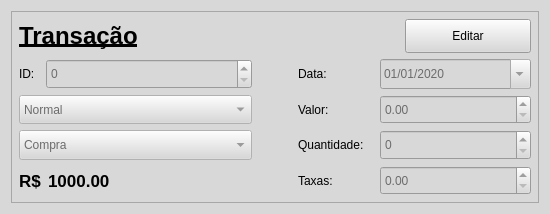
<?xml version="1.0" encoding="UTF-8"?>
<ui version="4.0">
 <class>Transaction</class>
 <widget class="QWidget" name="Transaction">
  <property name="geometry">
   <rect>
    <x>0</x>
    <y>0</y>
    <width>550</width>
    <height>214</height>
   </rect>
  </property>
  <property name="sizePolicy">
   <sizepolicy hsizetype="Preferred" vsizetype="Preferred">
    <horstretch>0</horstretch>
    <verstretch>0</verstretch>
   </sizepolicy>
  </property>
  <property name="minimumSize">
   <size>
    <width>0</width>
    <height>0</height>
   </size>
  </property>
  <property name="maximumSize">
   <size>
    <width>16777215</width>
    <height>16777215</height>
   </size>
  </property>
  <property name="palette">
   <palette>
    <active>
     <colorrole role="WindowText">
      <brush brushstyle="SolidPattern">
       <color alpha="255">
        <red>0</red>
        <green>0</green>
        <blue>0</blue>
       </color>
      </brush>
     </colorrole>
     <colorrole role="Button">
      <brush brushstyle="SolidPattern">
       <color alpha="255">
        <red>216</red>
        <green>216</green>
        <blue>216</blue>
       </color>
      </brush>
     </colorrole>
     <colorrole role="Light">
      <brush brushstyle="SolidPattern">
       <color alpha="255">
        <red>255</red>
        <green>255</green>
        <blue>255</blue>
       </color>
      </brush>
     </colorrole>
     <colorrole role="Midlight">
      <brush brushstyle="SolidPattern">
       <color alpha="255">
        <red>235</red>
        <green>235</green>
        <blue>235</blue>
       </color>
      </brush>
     </colorrole>
     <colorrole role="Dark">
      <brush brushstyle="SolidPattern">
       <color alpha="255">
        <red>108</red>
        <green>108</green>
        <blue>108</blue>
       </color>
      </brush>
     </colorrole>
     <colorrole role="Mid">
      <brush brushstyle="SolidPattern">
       <color alpha="255">
        <red>144</red>
        <green>144</green>
        <blue>144</blue>
       </color>
      </brush>
     </colorrole>
     <colorrole role="Text">
      <brush brushstyle="SolidPattern">
       <color alpha="255">
        <red>0</red>
        <green>0</green>
        <blue>0</blue>
       </color>
      </brush>
     </colorrole>
     <colorrole role="BrightText">
      <brush brushstyle="SolidPattern">
       <color alpha="255">
        <red>255</red>
        <green>255</green>
        <blue>255</blue>
       </color>
      </brush>
     </colorrole>
     <colorrole role="ButtonText">
      <brush brushstyle="SolidPattern">
       <color alpha="255">
        <red>0</red>
        <green>0</green>
        <blue>0</blue>
       </color>
      </brush>
     </colorrole>
     <colorrole role="Base">
      <brush brushstyle="SolidPattern">
       <color alpha="255">
        <red>255</red>
        <green>255</green>
        <blue>255</blue>
       </color>
      </brush>
     </colorrole>
     <colorrole role="Window">
      <brush brushstyle="SolidPattern">
       <color alpha="255">
        <red>216</red>
        <green>216</green>
        <blue>216</blue>
       </color>
      </brush>
     </colorrole>
     <colorrole role="Shadow">
      <brush brushstyle="SolidPattern">
       <color alpha="255">
        <red>0</red>
        <green>0</green>
        <blue>0</blue>
       </color>
      </brush>
     </colorrole>
     <colorrole role="AlternateBase">
      <brush brushstyle="SolidPattern">
       <color alpha="255">
        <red>235</red>
        <green>235</green>
        <blue>235</blue>
       </color>
      </brush>
     </colorrole>
     <colorrole role="ToolTipBase">
      <brush brushstyle="SolidPattern">
       <color alpha="255">
        <red>255</red>
        <green>255</green>
        <blue>220</blue>
       </color>
      </brush>
     </colorrole>
     <colorrole role="ToolTipText">
      <brush brushstyle="SolidPattern">
       <color alpha="255">
        <red>0</red>
        <green>0</green>
        <blue>0</blue>
       </color>
      </brush>
     </colorrole>
     <colorrole role="PlaceholderText">
      <brush brushstyle="SolidPattern">
       <color alpha="128">
        <red>0</red>
        <green>0</green>
        <blue>0</blue>
       </color>
      </brush>
     </colorrole>
    </active>
    <inactive>
     <colorrole role="WindowText">
      <brush brushstyle="SolidPattern">
       <color alpha="255">
        <red>0</red>
        <green>0</green>
        <blue>0</blue>
       </color>
      </brush>
     </colorrole>
     <colorrole role="Button">
      <brush brushstyle="SolidPattern">
       <color alpha="255">
        <red>216</red>
        <green>216</green>
        <blue>216</blue>
       </color>
      </brush>
     </colorrole>
     <colorrole role="Light">
      <brush brushstyle="SolidPattern">
       <color alpha="255">
        <red>255</red>
        <green>255</green>
        <blue>255</blue>
       </color>
      </brush>
     </colorrole>
     <colorrole role="Midlight">
      <brush brushstyle="SolidPattern">
       <color alpha="255">
        <red>235</red>
        <green>235</green>
        <blue>235</blue>
       </color>
      </brush>
     </colorrole>
     <colorrole role="Dark">
      <brush brushstyle="SolidPattern">
       <color alpha="255">
        <red>108</red>
        <green>108</green>
        <blue>108</blue>
       </color>
      </brush>
     </colorrole>
     <colorrole role="Mid">
      <brush brushstyle="SolidPattern">
       <color alpha="255">
        <red>144</red>
        <green>144</green>
        <blue>144</blue>
       </color>
      </brush>
     </colorrole>
     <colorrole role="Text">
      <brush brushstyle="SolidPattern">
       <color alpha="255">
        <red>0</red>
        <green>0</green>
        <blue>0</blue>
       </color>
      </brush>
     </colorrole>
     <colorrole role="BrightText">
      <brush brushstyle="SolidPattern">
       <color alpha="255">
        <red>255</red>
        <green>255</green>
        <blue>255</blue>
       </color>
      </brush>
     </colorrole>
     <colorrole role="ButtonText">
      <brush brushstyle="SolidPattern">
       <color alpha="255">
        <red>0</red>
        <green>0</green>
        <blue>0</blue>
       </color>
      </brush>
     </colorrole>
     <colorrole role="Base">
      <brush brushstyle="SolidPattern">
       <color alpha="255">
        <red>255</red>
        <green>255</green>
        <blue>255</blue>
       </color>
      </brush>
     </colorrole>
     <colorrole role="Window">
      <brush brushstyle="SolidPattern">
       <color alpha="255">
        <red>216</red>
        <green>216</green>
        <blue>216</blue>
       </color>
      </brush>
     </colorrole>
     <colorrole role="Shadow">
      <brush brushstyle="SolidPattern">
       <color alpha="255">
        <red>0</red>
        <green>0</green>
        <blue>0</blue>
       </color>
      </brush>
     </colorrole>
     <colorrole role="AlternateBase">
      <brush brushstyle="SolidPattern">
       <color alpha="255">
        <red>235</red>
        <green>235</green>
        <blue>235</blue>
       </color>
      </brush>
     </colorrole>
     <colorrole role="ToolTipBase">
      <brush brushstyle="SolidPattern">
       <color alpha="255">
        <red>255</red>
        <green>255</green>
        <blue>220</blue>
       </color>
      </brush>
     </colorrole>
     <colorrole role="ToolTipText">
      <brush brushstyle="SolidPattern">
       <color alpha="255">
        <red>0</red>
        <green>0</green>
        <blue>0</blue>
       </color>
      </brush>
     </colorrole>
     <colorrole role="PlaceholderText">
      <brush brushstyle="SolidPattern">
       <color alpha="128">
        <red>0</red>
        <green>0</green>
        <blue>0</blue>
       </color>
      </brush>
     </colorrole>
    </inactive>
    <disabled>
     <colorrole role="WindowText">
      <brush brushstyle="SolidPattern">
       <color alpha="255">
        <red>108</red>
        <green>108</green>
        <blue>108</blue>
       </color>
      </brush>
     </colorrole>
     <colorrole role="Button">
      <brush brushstyle="SolidPattern">
       <color alpha="255">
        <red>216</red>
        <green>216</green>
        <blue>216</blue>
       </color>
      </brush>
     </colorrole>
     <colorrole role="Light">
      <brush brushstyle="SolidPattern">
       <color alpha="255">
        <red>255</red>
        <green>255</green>
        <blue>255</blue>
       </color>
      </brush>
     </colorrole>
     <colorrole role="Midlight">
      <brush brushstyle="SolidPattern">
       <color alpha="255">
        <red>235</red>
        <green>235</green>
        <blue>235</blue>
       </color>
      </brush>
     </colorrole>
     <colorrole role="Dark">
      <brush brushstyle="SolidPattern">
       <color alpha="255">
        <red>108</red>
        <green>108</green>
        <blue>108</blue>
       </color>
      </brush>
     </colorrole>
     <colorrole role="Mid">
      <brush brushstyle="SolidPattern">
       <color alpha="255">
        <red>144</red>
        <green>144</green>
        <blue>144</blue>
       </color>
      </brush>
     </colorrole>
     <colorrole role="Text">
      <brush brushstyle="SolidPattern">
       <color alpha="255">
        <red>108</red>
        <green>108</green>
        <blue>108</blue>
       </color>
      </brush>
     </colorrole>
     <colorrole role="BrightText">
      <brush brushstyle="SolidPattern">
       <color alpha="255">
        <red>255</red>
        <green>255</green>
        <blue>255</blue>
       </color>
      </brush>
     </colorrole>
     <colorrole role="ButtonText">
      <brush brushstyle="SolidPattern">
       <color alpha="255">
        <red>108</red>
        <green>108</green>
        <blue>108</blue>
       </color>
      </brush>
     </colorrole>
     <colorrole role="Base">
      <brush brushstyle="SolidPattern">
       <color alpha="255">
        <red>216</red>
        <green>216</green>
        <blue>216</blue>
       </color>
      </brush>
     </colorrole>
     <colorrole role="Window">
      <brush brushstyle="SolidPattern">
       <color alpha="255">
        <red>216</red>
        <green>216</green>
        <blue>216</blue>
       </color>
      </brush>
     </colorrole>
     <colorrole role="Shadow">
      <brush brushstyle="SolidPattern">
       <color alpha="255">
        <red>0</red>
        <green>0</green>
        <blue>0</blue>
       </color>
      </brush>
     </colorrole>
     <colorrole role="AlternateBase">
      <brush brushstyle="SolidPattern">
       <color alpha="255">
        <red>216</red>
        <green>216</green>
        <blue>216</blue>
       </color>
      </brush>
     </colorrole>
     <colorrole role="ToolTipBase">
      <brush brushstyle="SolidPattern">
       <color alpha="255">
        <red>255</red>
        <green>255</green>
        <blue>220</blue>
       </color>
      </brush>
     </colorrole>
     <colorrole role="ToolTipText">
      <brush brushstyle="SolidPattern">
       <color alpha="255">
        <red>0</red>
        <green>0</green>
        <blue>0</blue>
       </color>
      </brush>
     </colorrole>
     <colorrole role="PlaceholderText">
      <brush brushstyle="SolidPattern">
       <color alpha="128">
        <red>0</red>
        <green>0</green>
        <blue>0</blue>
       </color>
      </brush>
     </colorrole>
    </disabled>
   </palette>
  </property>
  <property name="focusPolicy">
   <enum>Qt::NoFocus</enum>
  </property>
  <property name="windowTitle">
   <string>Gerador de Darf</string>
  </property>
  <layout class="QVBoxLayout" name="verticalLayout_2">
   <item>
    <widget class="QFrame" name="transactionMainFrame">
     <property name="frameShape">
      <enum>QFrame::StyledPanel</enum>
     </property>
     <property name="frameShadow">
      <enum>QFrame::Raised</enum>
     </property>
     <layout class="QVBoxLayout" name="transactionMainFrameLayout" stretch="2,8">
      <property name="leftMargin">
       <number>7</number>
      </property>
      <property name="topMargin">
       <number>7</number>
      </property>
      <property name="rightMargin">
       <number>7</number>
      </property>
      <property name="bottomMargin">
       <number>7</number>
      </property>
      <item>
       <layout class="QHBoxLayout" name="transactionEditLayout" stretch="3,1">
        <property name="spacing">
         <number>6</number>
        </property>
        <item>
         <widget class="QLabel" name="transactionLabel">
          <property name="font">
           <font>
            <pointsize>18</pointsize>
            <weight>75</weight>
            <bold>true</bold>
            <underline>true</underline>
           </font>
          </property>
          <property name="text">
           <string>Transação</string>
          </property>
         </widget>
        </item>
        <item>
         <widget class="QPushButton" name="editButton">
          <property name="sizePolicy">
           <sizepolicy hsizetype="Preferred" vsizetype="Preferred">
            <horstretch>0</horstretch>
            <verstretch>0</verstretch>
           </sizepolicy>
          </property>
          <property name="text">
           <string>Editar</string>
          </property>
          <property name="checkable">
           <bool>false</bool>
          </property>
          <property name="flat">
           <bool>false</bool>
          </property>
         </widget>
        </item>
       </layout>
      </item>
      <item>
       <layout class="QHBoxLayout" name="transactionPropertiesLayout" stretch="0,0,0">
        <property name="spacing">
         <number>6</number>
        </property>
        <item>
         <layout class="QVBoxLayout" name="idNameCategoryTotalLayout" stretch="0,0,0,0">
          <item>
           <layout class="QHBoxLayout" name="idLayout" stretch="1,10">
            <item>
             <widget class="QLabel" name="idLabel">
              <property name="text">
               <string>ID:</string>
              </property>
              <property name="alignment">
               <set>Qt::AlignLeading|Qt::AlignLeft|Qt::AlignVCenter</set>
              </property>
             </widget>
            </item>
            <item>
             <widget class="QSpinBox" name="idInput">
              <property name="enabled">
               <bool>false</bool>
              </property>
              <property name="sizePolicy">
               <sizepolicy hsizetype="Preferred" vsizetype="Preferred">
                <horstretch>0</horstretch>
                <verstretch>0</verstretch>
               </sizepolicy>
              </property>
              <property name="maximum">
               <number>999999999</number>
              </property>
             </widget>
            </item>
           </layout>
          </item>
          <item>
           <widget class="QComboBox" name="categoryInput">
            <property name="enabled">
             <bool>false</bool>
            </property>
            <property name="sizePolicy">
             <sizepolicy hsizetype="Preferred" vsizetype="Preferred">
              <horstretch>0</horstretch>
              <verstretch>0</verstretch>
             </sizepolicy>
            </property>
            <property name="currentIndex">
             <number>1</number>
            </property>
            <property name="maxVisibleItems">
             <number>2</number>
            </property>
            <property name="maxCount">
             <number>2</number>
            </property>
            <item>
             <property name="text">
              <string>Fundo Imobiliário</string>
             </property>
            </item>
            <item>
             <property name="text">
              <string>Normal</string>
             </property>
            </item>
           </widget>
          </item>
          <item>
           <widget class="QComboBox" name="operationTypeInput">
            <property name="enabled">
             <bool>false</bool>
            </property>
            <property name="sizePolicy">
             <sizepolicy hsizetype="Preferred" vsizetype="Preferred">
              <horstretch>0</horstretch>
              <verstretch>0</verstretch>
             </sizepolicy>
            </property>
            <property name="currentIndex">
             <number>0</number>
            </property>
            <property name="maxVisibleItems">
             <number>2</number>
            </property>
            <property name="maxCount">
             <number>2</number>
            </property>
            <item>
             <property name="text">
              <string>Compra</string>
             </property>
            </item>
            <item>
             <property name="text">
              <string>Venda</string>
             </property>
            </item>
           </widget>
          </item>
          <item>
           <layout class="QHBoxLayout" name="totalValueLayout" stretch="1,1,10">
            <item>
             <widget class="QLabel" name="realSymbolLabel">
              <property name="font">
               <font>
                <pointsize>13</pointsize>
                <weight>75</weight>
                <bold>true</bold>
               </font>
              </property>
              <property name="text">
               <string>R$</string>
              </property>
             </widget>
            </item>
            <item>
             <widget class="QLabel" name="totalValueLabel">
              <property name="font">
               <font>
                <pointsize>13</pointsize>
                <weight>75</weight>
                <bold>true</bold>
               </font>
              </property>
              <property name="text">
               <string>1000.00</string>
              </property>
             </widget>
            </item>
            <item>
             <spacer name="totalValueSpacer">
              <property name="orientation">
               <enum>Qt::Horizontal</enum>
              </property>
              <property name="sizeType">
               <enum>QSizePolicy::Preferred</enum>
              </property>
              <property name="sizeHint" stdset="0">
               <size>
                <width>40</width>
                <height>20</height>
               </size>
              </property>
             </spacer>
            </item>
           </layout>
          </item>
         </layout>
        </item>
        <item>
         <spacer name="mainHorizontalSpacer">
          <property name="orientation">
           <enum>Qt::Horizontal</enum>
          </property>
          <property name="sizeType">
           <enum>QSizePolicy::Preferred</enum>
          </property>
          <property name="sizeHint" stdset="0">
           <size>
            <width>40</width>
            <height>20</height>
           </size>
          </property>
         </spacer>
        </item>
        <item>
         <layout class="QVBoxLayout" name="dateValueAmmountFaresLayout">
          <item>
           <layout class="QHBoxLayout" name="operationDateLayout" stretch="1,2">
            <item>
             <widget class="QLabel" name="operationDateLabel">
              <property name="text">
               <string>Data:</string>
              </property>
              <property name="alignment">
               <set>Qt::AlignLeading|Qt::AlignLeft|Qt::AlignVCenter</set>
              </property>
             </widget>
            </item>
            <item>
             <widget class="QDateEdit" name="operationDateInput">
              <property name="enabled">
               <bool>false</bool>
              </property>
              <property name="sizePolicy">
               <sizepolicy hsizetype="Preferred" vsizetype="Preferred">
                <horstretch>0</horstretch>
                <verstretch>0</verstretch>
               </sizepolicy>
              </property>
              <property name="displayFormat">
               <string>dd/MM/yyyy</string>
              </property>
              <property name="calendarPopup">
               <bool>true</bool>
              </property>
              <property name="date">
               <date>
                <year>2020</year>
                <month>1</month>
                <day>1</day>
               </date>
              </property>
             </widget>
            </item>
           </layout>
          </item>
          <item>
           <layout class="QHBoxLayout" name="priceLayout" stretch="1,2">
            <item>
             <widget class="QLabel" name="priceLabel">
              <property name="text">
               <string>Valor:</string>
              </property>
              <property name="alignment">
               <set>Qt::AlignLeading|Qt::AlignLeft|Qt::AlignVCenter</set>
              </property>
             </widget>
            </item>
            <item>
             <widget class="QDoubleSpinBox" name="priceInput">
              <property name="enabled">
               <bool>false</bool>
              </property>
              <property name="sizePolicy">
               <sizepolicy hsizetype="Preferred" vsizetype="Preferred">
                <horstretch>0</horstretch>
                <verstretch>0</verstretch>
               </sizepolicy>
              </property>
              <property name="maximum">
               <double>9999999.000000000000000</double>
              </property>
             </widget>
            </item>
           </layout>
          </item>
          <item>
           <layout class="QHBoxLayout" name="ammountLayout" stretch="1,2">
            <item>
             <widget class="QLabel" name="ammountLabel">
              <property name="text">
               <string>Quantidade:</string>
              </property>
              <property name="alignment">
               <set>Qt::AlignLeading|Qt::AlignLeft|Qt::AlignVCenter</set>
              </property>
             </widget>
            </item>
            <item>
             <widget class="QSpinBox" name="ammountInput">
              <property name="enabled">
               <bool>false</bool>
              </property>
              <property name="sizePolicy">
               <sizepolicy hsizetype="Preferred" vsizetype="Preferred">
                <horstretch>0</horstretch>
                <verstretch>0</verstretch>
               </sizepolicy>
              </property>
              <property name="maximum">
               <number>999999</number>
              </property>
             </widget>
            </item>
           </layout>
          </item>
          <item>
           <layout class="QHBoxLayout" name="faresLayout" stretch="1,2">
            <item>
             <widget class="QLabel" name="faresLabel">
              <property name="text">
               <string>Taxas:</string>
              </property>
              <property name="alignment">
               <set>Qt::AlignLeading|Qt::AlignLeft|Qt::AlignVCenter</set>
              </property>
             </widget>
            </item>
            <item>
             <widget class="QDoubleSpinBox" name="faresInput">
              <property name="enabled">
               <bool>false</bool>
              </property>
              <property name="sizePolicy">
               <sizepolicy hsizetype="Preferred" vsizetype="Preferred">
                <horstretch>0</horstretch>
                <verstretch>0</verstretch>
               </sizepolicy>
              </property>
              <property name="maximum">
               <double>99999999.000000000000000</double>
              </property>
             </widget>
            </item>
           </layout>
          </item>
         </layout>
        </item>
       </layout>
      </item>
     </layout>
    </widget>
   </item>
  </layout>
 </widget>
 <resources/>
 <connections/>
</ui>
